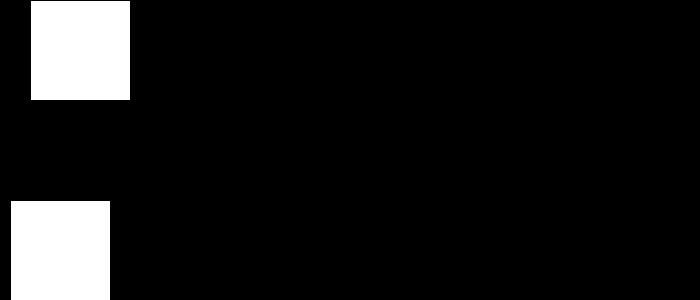
Frame 1 (no input)
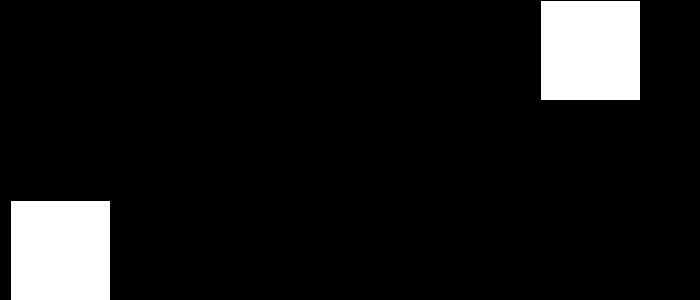
Frame 60 (the mouse pressed at the canvas centre just before this capture)
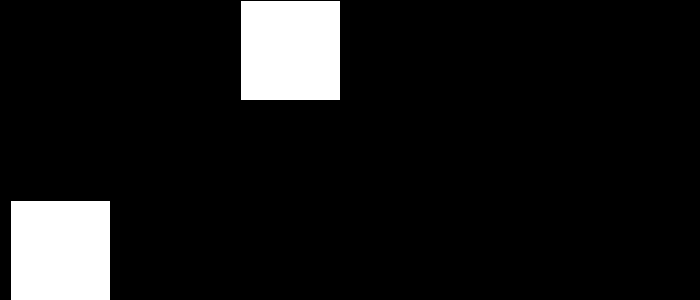
Frame 120 (the mouse held since frame 60 and released just before this capture)

The Processing sketch that drew these frames (run headless with seeded random() and noise(); from frame 60 on, the mouse is pressed at the canvas centre):

// Processing sketch: aula07_grupo01_exercicio02
// ── aula07_grupo01_exercicio02.pde
float anda = 0;
String sentido = "direita";
void setup(){ size(700,300); }
void draw(){
  background(0);
  if(sentido == "direita"){ anda = anda +30; }
  if(sentido == "esquerda"){anda = anda -5; }
  if( anda >= 700){ sentido = "esquerda"; }
  if( anda <= 0){ sentido = "direita"; }
  rect(anda,0,100,100);
  rect(10,200,100,100);
}
